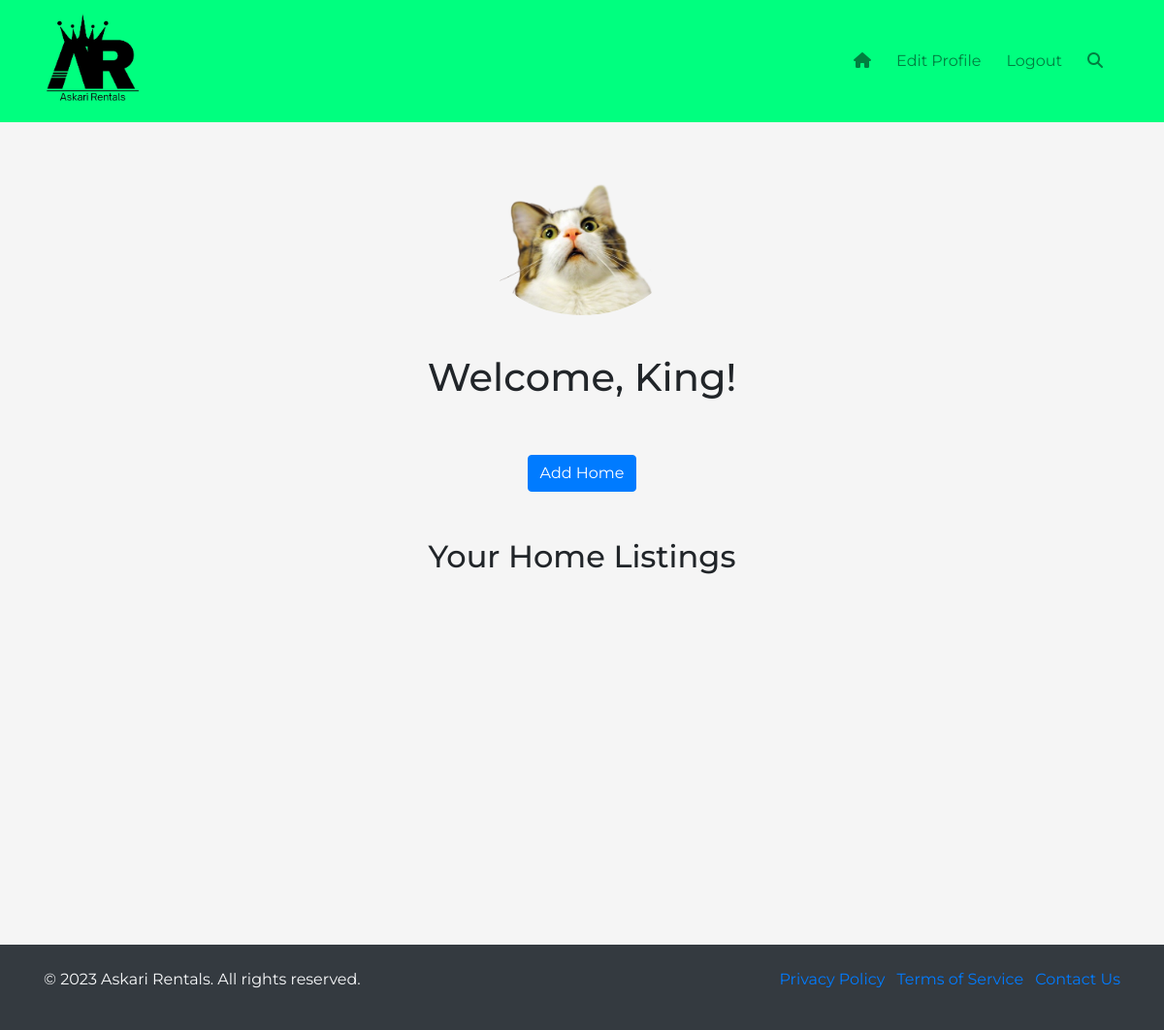
Before: /dashboard.php (signed in) with the older database file.
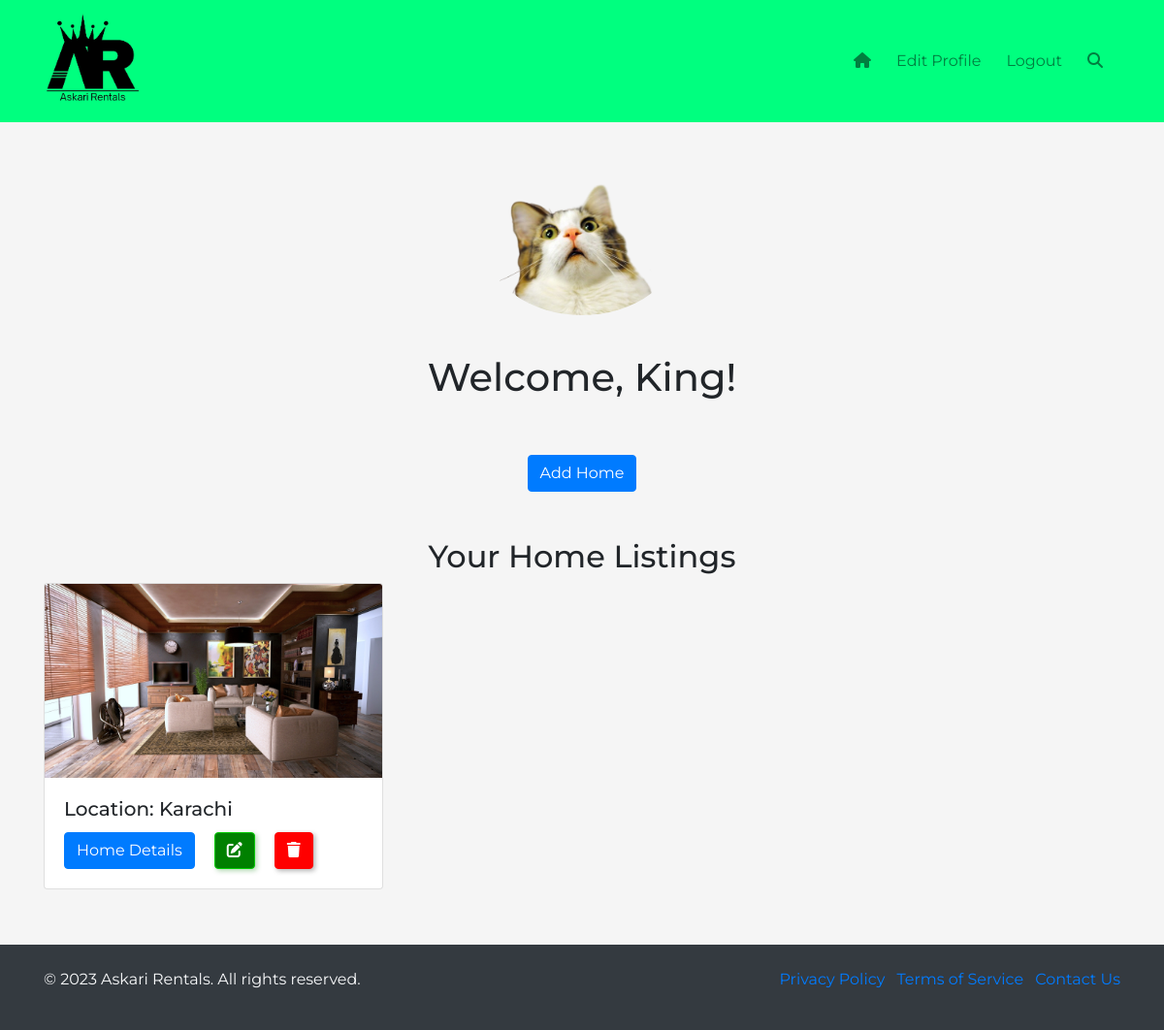
After: the same page with the newer database file.
### tables this page shows
CREATE TABLE `users` (
  `id` int(20) NOT NULL,
  `Name` text NOT NULL,
  `Password` text NOT NULL,
  `Profile Picture` text DEFAULT NULL,
  `Role` varchar(20) NOT NULL
);

CREATE TABLE `homes` (
  `id` int(11) NOT NULL,
  `Location` text NOT NULL,
  `Price` bigint(11) NOT NULL,
  `Owner` text NOT NULL,
  `Contact` varchar(11) NOT NULL,
  `Bathrooms` int(11) NOT NULL,
  `Rooms` int(11) NOT NULL,
  `Floors` int(11) NOT NULL,
  `Area` text NOT NULL,
  `Picture` text NOT NULL,
  `Created` varchar(200) NOT NULL DEFAULT current_timestamp(),
  `Slider` tinyint(1) DEFAULT NULL,
  `SliderImage1` varchar(255) DEFAULT NULL,
  `SliderImage2` varchar(255) DEFAULT NULL,
  `SliderImage3` varchar(255) DEFAULT NULL
);

### dashboard.php (the view, shortened to what this page needs)
<?php
include_once('connection.php');
$username = $_SESSION['username'];
$query = "SELECT `Profile Picture` FROM users WHERE Name='$username'";
$result = $mysqli->query($query);
if ($result->num_rows > 0) {
    $row = $result->fetch_assoc();
    $profile_picture = $row['Profile Picture'];
} else {
    $profile_picture = '';
}
$homes_query = "SELECT * FROM homes WHERE Owner='$username'";
$homes_result = $mysqli->query($homes_query);
?>
<?php
include('header.php');
?>
<div class="container mt-5 min-vh-100">
    <div class="row">
        <div class="col-md-12 text-center">
            <img src="media/profiles/<?php echo $profile_picture; ?>" alt="Profile Picture" class="img-fluid rounded-circle" style="max-width: 200px;" onmouseover="this.style.border='4px solid #4CAF50';"
                 onmouseout="this.style.border='none';">
            <h1 style="margin-top: 40px; margin-bottom: 40px">Welcome, <?php echo $username; ?>!</h1>
        </div>
    </div>
    <div class="row mt-3">
        <div class="col-md-12 text-center">
            <a href="new_home.php" class="btn btn-primary">Add Home</a>
        </div>
    </div>
    <div class="row mt-5">
        <div class="col-md-12">
            <h2 class="text-center">Your Home Listings</h2>
            <div class="row">
                <?php
                    while ($home_row = $homes_result->fetch_assoc()) {
                        echo '<div class="col-md-4 mb-4">';
                        echo '<div class="card">';
                        if ($home_row['Picture'] == null || $home_row['Picture'] == '') {
                        } else {
                            echo "<img src='media/homes/" . $home_row['Picture'] . "' class='card-img-top' style='height: 200px;' />";
                        }
                        echo '<div class="card-body">';
                        echo '<h5 class="card-title">Location: ' . $home_row['Location'] . '</h5>';
                        echo '<a href="details.php?id=' . $home_row['id'] . '" class="btn btn-primary">Home Details</a>';
                        echo '<a href="edit_home.php?id=' . $home_row['id'] . '" class="btn btn-success" style="margin-left: 20px;"><i class="fa fa-pen-to-square"></i></a>';
                        echo '<a href="delete_home.php?id=' . $home_row['id'] . '" class="btn btn-danger delete-button" style="margin-left: 20px;"><i class="fa fa-trash"></i></a>';
                        echo '</div>';
                        echo '</div>';
                        echo '</div>';
                    }
                ?>
            </div>
        </div>
    </div>
</div>
    <?php include('footer.php'); ?>

### header.php (shortened to what this page needs)
<?php
if (isset($_SESSION['username'])) {
    $username = $_SESSION['username'];
    $editProfileNavItem = '';
    $currentPage = basename($_SERVER['PHP_SELF']);
    if ($currentPage === 'dashboard.php') {
        $editProfileNavItem = '<li class="nav-item">
                                <a class="nav-link" href="edit_profile.php">Edit Profile</a>
                             </li>';
    } else {
        $dashboardNavItem = '<li class="nav-item">
                                <a class="nav-link" href="dashboard.php">Dashboard</a>
                             </li>';
    }
    $loginNavItem = '<li class="nav-item">
                        <a class="nav-link" href="logout.php">Logout</a>
                    </li>';
}
?>
<!DOCTYPE html>
<html lang="en">
<head>
    <link rel="stylesheet" href="https://maxcdn.bootstrapcdn.com/bootstrap/4.5.2/css/bootstrap.min.css">
    <link rel="stylesheet" href="https://cdnjs.cloudflare.com/ajax/libs/font-awesome/6.2.0/css/all.min.css">
    <link rel="stylesheet" href="extrastyle.css">
</head>
<body>
<nav class="navbar navbar-expand-lg navbar-light" style="background:springgreen;">
    <div class="container">
        <a class="navbar-brand" href="index.php">
            <img src="media/logo.png" alt="Logo" height="100">
        </a>
        <div class="collapse navbar-collapse" id="navbarNav">
            <ul class="navbar-nav ml-auto">
                <li class="nav-item">
                    <a class="nav-link" href="index.php">
                        <i class="fa fa-home"></i>
                    </a>
                </li>
                <?php echo $editProfileNavItem; ?>
                <?php echo $loginNavItem; ?>
                <li class="nav-item">
                    <a class="nav-link" href="search.php">
                        <i class="fa fa-search"></i>
                    </a>
                </li>
            </ul>
        </div>
    </div>
</nav>
</body>
</html>

### footer.php (shortened to what this page needs)
<footer class="bg-dark text-light py-4">
    <div class="container">
        <div class="row">
            <div class="col-md-6">
                <p>&copy; <?php echo date("Y"); ?> Askari Rentals. All rights reserved.</p>
            </div>
            <div class="col-md-6 text-right">
                <ul class="list-inline">
                    <li class="list-inline-item"><a href="#">Privacy Policy</a></li>
                    <li class="list-inline-item"><a href="#">Terms of Service</a></li>
                    <li class="list-inline-item"><a href="#">Contact Us</a></li>
                </ul>
            </div>
        </div>
    </div>
</footer>
</body>
</html>

### extrastyle.css (style rules this page uses)
body { background-color: #f5f5f5; font-family: 'Montserrat', sans-serif; }
h1, h2, h3, h4, h5, h6 { font-family: 'Montserrat', sans-serif; }
.navbar-brand { font-family: 'Montserrat', sans-serif; }
.btn { font-family: 'Montserrat', sans-serif; }
.nav-link { margin-right: 10px; }

### dashboard.php (style rules this page uses)
.delete-button { background-color: red; border: 1px solid #ff0000; box-shadow: 2px 2px 5px rgba(0, 0, 0, 0.3); }
.btn-success { background-color: green; border: 1px solid #00cc00; box-shadow: 2px 2px 5px rgba(0, 128, 0, 0.3); }

Changed rows visible on the page:
added homes: Picture (picture), Location "Karachi"
